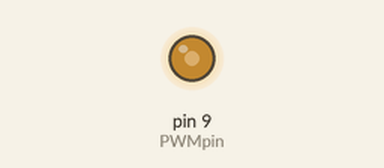
A sketch run on a simulated Arduino Nano, built with avr-gcc and run on an emulated ATmega328P. Shown: output pins drawn as LEDs (lit = HIGH). What the sketch prints to the serial monitor is not drawn.

Above: at 0.1 s.
Timing chart, 0 to 1.6 s (numbered marks = the images above):
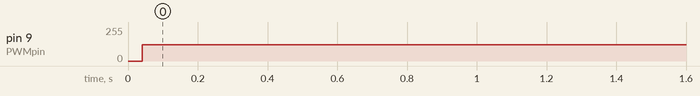

The sketch:

ArduinoGeraPWM.ino
```cpp
//O objetivo deste código é gerar um PWM pelo pino 9 para que o sinal seja lido em um STM32 para verificação
//da frequeência de aquisição

int PWMpin = 9; //Porta responsável por gerar o PWM (D9).
int sinal = 128; // duty cycle de 50%


void setup() {
  Serial.begin(9600); //Inicializa o SerialMonitor.
  pinMode(PWMpin, OUTPUT); //Define o PWMpin como saída, emissor da PWM.
  //analogWrite(PWMpin, sinal); //Envia o valor do PWM por hardware.
  Serial.println("Final da configuração"); //Marca o início dos dados.
}

void loop() {
  // PWM por software
  // ajuste 'fino' da frequência feita com osciloscópio
  // Frequência medida no Arduino Nano: aprox. 9945 Hz
  digitalWrite(PWMpin, HIGH);
  delayMicroseconds(47); // Approximately 50% duty cycle @ 10KHz
  digitalWrite(PWMpin, LOW);
  delayMicroseconds(47);
}
```

Measured:
- by itself, pin 9 (PWMpin): 0/255 → 123/255 at 0.04 s
